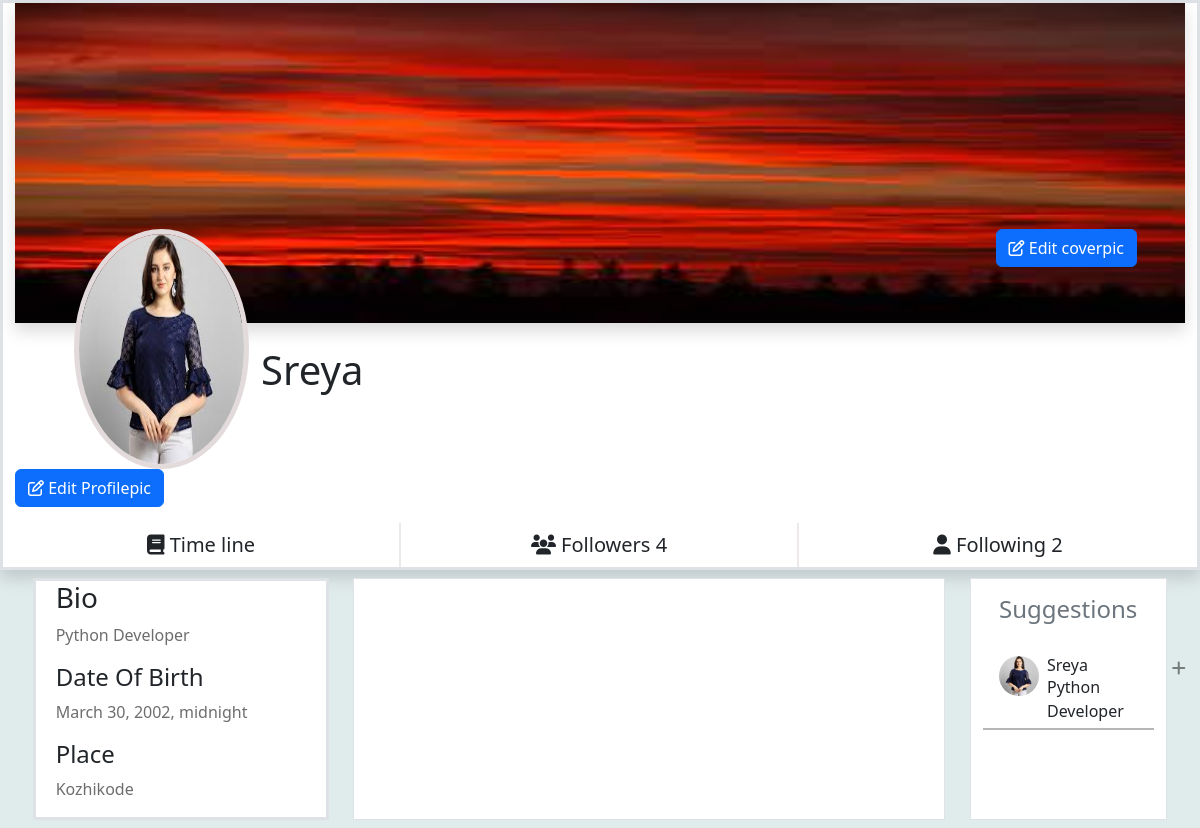
Page /profile/2 (signed in) on the earlier database version.
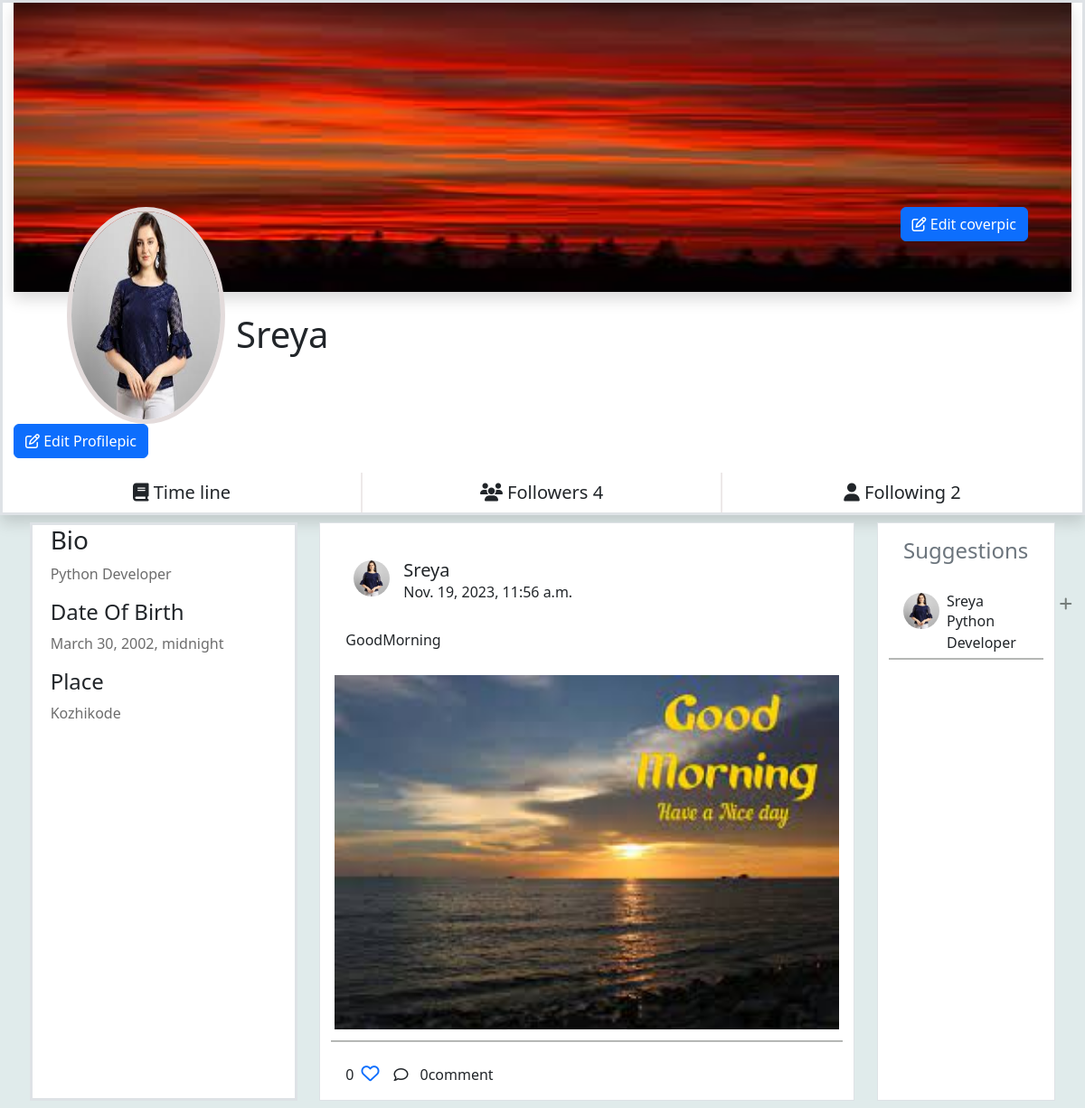
Same page on the later database version.
### myapp/models.py (models this page shows, shortened)
class UserProfile(models.Model):
    user=models.OneToOneField(User,on_delete=models.CASCADE,related_name="profile")
    profile_pic=models.ImageField(upload_to="profilepics",blank=True,default='/profilepics/default.png')
    bio=models.CharField(max_length=200,null=True)
    address=models.CharField(max_length=200,null=True)
    dob=models.DateTimeField(null=True)
    following=models.ManyToManyField("self",related_name="followed_by",symmetrical=False)
    created_date=models.DateTimeField(auto_now_add=True)
    cover_pic=models.ImageField(upload_to="coverpic",blank=True,default="/profilepics/cover.jpg")
    def __str__(self):
        return self.user.username

class Posts(models.Model):
    title=models.CharField(max_length=200)
    image=models.ImageField(upload_to="postimages",null=True,blank=True)
    user=models.ForeignKey(User,on_delete=models.CASCADE,related_name="userposts")
    created_date=models.DateTimeField(auto_now_add=True)
    liked_by=models.ManyToManyField(User,related_name="post_like")

### myapp/views.py (the view)
# urls.py: path('profile/<int:pk>',views.ProfileDetailView.as_view(),name="profiledetail"),
@method_decorator(signin_required,name="dispatch")
class ProfileDetailView(DetailView):
    model=UserProfile
    template_name="profile.html"
    context_object_name="profile"

### myapp/views.py (called while the page is built)
def signin_required(fn):
    def wrapper(request,*args,**kwargs):
        if not request.user.is_authenticated:
            messages.error(request,"please login")
            return redirect("signin")
        return fn(request,*args,**kwargs)
    return wrapper

### myapp/templates/profile.html (shortened to what this page needs)
<!DOCTYPE html>
{%load static%}
<html lang="en">
<head>
    <link rel="stylesheet" href="https://cdnjs.cloudflare.com/ajax/libs/font-awesome/6.3.0/css/all.min.css"
 />
    <link href="https://cdn.jsdelivr.net/npm/bootstrap@5.3.0-alpha1/dist/css/bootstrap.min.css" rel="stylesheet"
>
    <link rel="stylesheet" href="{%static 'css/profile.css'%}">
</head>
<body style="background-color: rgb(224, 235, 235);">
    <div class="container-fluid border border-3 shadow bg-white">
        <div class="cover_section">
            <img class="coverpic shadow" src="{{profile.cover_pic.url}}" alt="">
        </div>
        <div class="profile_section d-flex justify-content-between">
            <img class="propic" src="{{profile.profile_pic.url}}" alt="">
             <h1 class="onwername ">{{profile}}</h1>
             <div class=" me-5"> <button href="" class="btn btn-primary" data-bs-toggle="modal" data-bs-target="#exampleModal"><i class="fa-regular fa-pen-to-square"></i> Edit
                    coverpic</button></div>
        </div>
        <div class="row d-flex justify-content-evenly">
            <div class=" me-5"> <button href="" class="btn btn-primary" data-bs-toggle="modal" data-bs-target="#exampleModal1"><i class="fa-regular fa-pen-to-square"></i> Edit
                Profilepic</button></div>
            <div class="col-4 text-center mt-3 swich  "><a class="btn fs-5" href=""><span><i
                            class="fa-solid fa-book"></i></span> Time line</a></div>
            <div class="col-4 text-center mt-3 swich ">
                <button class="btn fs-5" data-bs-toggle="modal" data-bs-target="#exampleModalfws"><span><i
                            class="fa-solid fa-users"></i></span> Followers {{profile.followed_by.all | length}}</a></div>
            <div class="col-4 text-center mt-3  "><button class="btn fs-5" data-bs-toggle="modal" data-bs-target="#exampleModalfwg">
                <span><i class="fa-solid fa-user"></i>
                </span> Following {{profile.following.all | length}}</button></div>
        </div>
    </div>
    <div class="container-fluid ">
        <div class="row p-2 d-flex justify-content-evenly">
            <div class="col-3 bg-white  border border-3 ">
                <div class="ms-2">
                    <h3 class="">Bio</h3>
                    <p class=" o">{{profile.bio}}</p>
                    <h4>Date Of Birth</h4>
                    <p class="o">{{profile.dob}}</p>
                    <h4>Place</h4>
                    <p class="o">{{profile.address}}</p>
                </div>
            </div>
            <div class="col-6 bg-white  border">
                {%for p in profile.user.userposts.all%}
              <div class="row">
                <div class="col-12">
                    <div class="allpost mt-4 bg-white">
                        <div class="d-flex p-3">
                            <div class="ms-2">
                                <img class="ownerpic" src="{{p.user.profile.profile_pic.url}}" alt="">
                            </div>
                            <div class="ms-3">
                                <h5 class="m-0">{{p.user}}</h5>
                                <p class="m-0">{{p.created_date}}</p>
                            </div>
                        </div>
                        <div class="posttitle p-3">
                            <h6>{{p.title}}</h6>
                        </div>
                        <div>
                            {%if p.image%}
                            <img class="postimg" src="{{p.image.url}}" alt="">
                            {%endif%}
                        </div>
                        <div class="lines mt-2 mb-2"></div>
                        <div class="d-flex">
                            <div class="ms-3  d-flex  align-items-center">
                                <p class="mt-3">{{p.liked_by.all | length}}</p>
                                <a href=""><i
                                        class="love fa-sharp fa-regular fa-heart ms-2"></i></a>
                            </div>
                            <div class="ms-3  d-flex  align-items-center">
                                <i class="fa-regular fa-comment"></i>
                                <div class="dropdown">
                                    <a class="btn  " href="#" role="button" data-bs-toggle="dropdown"
                                        aria-expanded="false">
                                        {{p.post_comment.all.count}}comment
                                    </a>
                                </div>
                            </div>
                        </div>
                    </div>
                </div>
              </div>
                {%endfor%}
            </div>
            <div class="col-2 bg-white  border">
                <div class="profilesection bg-white">
                    <h4 class="text-secondary p-3">Suggestions</h4>
                    <div class="p-item ">
                        <div class="peoples d-flex mt-3 ms-3">
                            <div>
                                <img class="peopleimg" src="{{profile.profile_pic.url}}" alt="">
                            </div>
                            <div class="ms-2">
                                <h6 class="m-0">{{profile}}</h6>
                                <p class="m-0">{{profile.bio}}</p>
                            </div>
                            <a href="" class="ms-5"><i style="color:rgba(11, 17, 11, 0.5) ;"
                                    class="fa-solid fa-plus"></i></a>
                        </div>
                        <div class="lines"></div>
                    </div>
                </div>
            </div>
        </div>
    </div>
</body>
</html>

### myapp/static/css/profile.css (style rules this page uses)
* { font-family: 'Segoe UI', Tahoma, Geneva, Verdana, sans-serif; }
.coverpic { width: 100%; height: 40vh; }
.propic { width: 15%; height: 30vh; margin-left: 5%; border-radius: 50%; border: 5px solid rgb(227, 219, 219); }
.profile_section { margin-top: -8%; }
.swich { border-right: 2px solid rgb(237, 233, 233); }
.onwername { margin-top: 10%; margin-left: -53%; font-family: 'Segoe UI', Tahoma, Geneva, Verdana, sans-serif; }
.o { color: rgba(11, 11, 11, 0.6); }
.ownerpic { margin: 2%; border-radius: 50%; width: 40px; height: 40px; }
.postimg { padding: 4px; width: 100%; height: 50vh; }
.love { font-size: 20px; }
.peopleimg { width:40px; height: 40px; border-radius: 50%; }
.peoples { width: 100%; }
.lines { margin-top: 5px; background-color:rgba(11, 17, 11, 0.3); height: 2px; width: 100%; }
.p-item { width: 100%; }

Differences in the rows shown:
added Posts: user.profile.profile_pic (picture), user "Sreya", created_date "Nov. 19, 2023, 11:56 a.m.", title "GoodMorning", image (picture), liked_by.all|length "0", post_comment.all.count "0"
